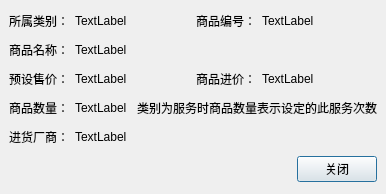
<ui version="4.0" >
 <author></author>
 <comment></comment>
 <exportmacro></exportmacro>
 <class>GoodsViewDialog</class>
 <widget class="QDialog" name="GoodsViewDialog" >
  <property name="geometry" >
   <rect>
    <x>0</x>
    <y>0</y>
    <width>386</width>
    <height>194</height>
   </rect>
  </property>
  <property name="windowTitle" >
   <string>查看商品信息</string>
  </property>
  <layout class="QVBoxLayout" >
   <property name="margin" >
    <number>9</number>
   </property>
   <property name="spacing" >
    <number>6</number>
   </property>
   <item>
    <layout class="QHBoxLayout" >
     <property name="margin" >
      <number>0</number>
     </property>
     <property name="spacing" >
      <number>6</number>
     </property>
     <item>
      <widget class="QLabel" name="label" >
       <property name="sizePolicy" >
        <sizepolicy>
         <hsizetype>0</hsizetype>
         <vsizetype>5</vsizetype>
         <horstretch>0</horstretch>
         <verstretch>0</verstretch>
        </sizepolicy>
       </property>
       <property name="text" >
        <string>所属类别：</string>
       </property>
      </widget>
     </item>
     <item>
      <widget class="QLabel" name="labelIsServices" >
       <property name="text" >
        <string>TextLabel</string>
       </property>
      </widget>
     </item>
     <item>
      <widget class="QLabel" name="label_3" >
       <property name="sizePolicy" >
        <sizepolicy>
         <hsizetype>0</hsizetype>
         <vsizetype>5</vsizetype>
         <horstretch>0</horstretch>
         <verstretch>0</verstretch>
        </sizepolicy>
       </property>
       <property name="text" >
        <string>商品编号：</string>
       </property>
      </widget>
     </item>
     <item>
      <widget class="QLabel" name="labelGoodsNo" >
       <property name="text" >
        <string>TextLabel</string>
       </property>
      </widget>
     </item>
    </layout>
   </item>
   <item>
    <layout class="QHBoxLayout" >
     <property name="margin" >
      <number>0</number>
     </property>
     <property name="spacing" >
      <number>6</number>
     </property>
     <item>
      <widget class="QLabel" name="label_5" >
       <property name="sizePolicy" >
        <sizepolicy>
         <hsizetype>0</hsizetype>
         <vsizetype>5</vsizetype>
         <horstretch>0</horstretch>
         <verstretch>0</verstretch>
        </sizepolicy>
       </property>
       <property name="text" >
        <string>商品名称：</string>
       </property>
      </widget>
     </item>
     <item>
      <widget class="QLabel" name="labelGoodsName" >
       <property name="text" >
        <string>TextLabel</string>
       </property>
      </widget>
     </item>
    </layout>
   </item>
   <item>
    <layout class="QHBoxLayout" >
     <property name="margin" >
      <number>0</number>
     </property>
     <property name="spacing" >
      <number>6</number>
     </property>
     <item>
      <widget class="QLabel" name="label_7" >
       <property name="sizePolicy" >
        <sizepolicy>
         <hsizetype>0</hsizetype>
         <vsizetype>5</vsizetype>
         <horstretch>0</horstretch>
         <verstretch>0</verstretch>
        </sizepolicy>
       </property>
       <property name="text" >
        <string>预设售价：</string>
       </property>
      </widget>
     </item>
     <item>
      <widget class="QLabel" name="labelSellPrice" >
       <property name="text" >
        <string>TextLabel</string>
       </property>
      </widget>
     </item>
     <item>
      <widget class="QLabel" name="label_9" >
       <property name="sizePolicy" >
        <sizepolicy>
         <hsizetype>0</hsizetype>
         <vsizetype>5</vsizetype>
         <horstretch>0</horstretch>
         <verstretch>0</verstretch>
        </sizepolicy>
       </property>
       <property name="text" >
        <string>商品进价：</string>
       </property>
      </widget>
     </item>
     <item>
      <widget class="QLabel" name="labelInPrice" >
       <property name="text" >
        <string>TextLabel</string>
       </property>
      </widget>
     </item>
    </layout>
   </item>
   <item>
    <layout class="QHBoxLayout" >
     <property name="margin" >
      <number>0</number>
     </property>
     <property name="spacing" >
      <number>6</number>
     </property>
     <item>
      <widget class="QLabel" name="label_11" >
       <property name="sizePolicy" >
        <sizepolicy>
         <hsizetype>0</hsizetype>
         <vsizetype>5</vsizetype>
         <horstretch>0</horstretch>
         <verstretch>0</verstretch>
        </sizepolicy>
       </property>
       <property name="text" >
        <string>商品数量：</string>
       </property>
      </widget>
     </item>
     <item>
      <widget class="QLabel" name="labelGoodsNum" >
       <property name="text" >
        <string>TextLabel</string>
       </property>
      </widget>
     </item>
     <item>
      <widget class="QLabel" name="label_13" >
       <property name="text" >
        <string>类别为服务时商品数量表示设定的此服务次数</string>
       </property>
      </widget>
     </item>
    </layout>
   </item>
   <item>
    <layout class="QHBoxLayout" >
     <property name="margin" >
      <number>0</number>
     </property>
     <property name="spacing" >
      <number>6</number>
     </property>
     <item>
      <widget class="QLabel" name="label_14" >
       <property name="sizePolicy" >
        <sizepolicy>
         <hsizetype>0</hsizetype>
         <vsizetype>5</vsizetype>
         <horstretch>0</horstretch>
         <verstretch>0</verstretch>
        </sizepolicy>
       </property>
       <property name="text" >
        <string>进货厂商：</string>
       </property>
      </widget>
     </item>
     <item>
      <widget class="QLabel" name="labelManufacturer" >
       <property name="text" >
        <string>TextLabel</string>
       </property>
      </widget>
     </item>
    </layout>
   </item>
   <item>
    <layout class="QHBoxLayout" >
     <property name="margin" >
      <number>0</number>
     </property>
     <property name="spacing" >
      <number>6</number>
     </property>
     <item>
      <spacer>
       <property name="orientation" >
        <enum>Qt::Horizontal</enum>
       </property>
       <property name="sizeHint" >
        <size>
         <width>131</width>
         <height>31</height>
        </size>
       </property>
      </spacer>
     </item>
     <item>
      <widget class="QPushButton" name="okButton" >
       <property name="text" >
        <string>关闭</string>
       </property>
      </widget>
     </item>
    </layout>
   </item>
  </layout>
 </widget>
 <pixmapfunction></pixmapfunction>
 <resources/>
 <connections>
  <connection>
   <sender>okButton</sender>
   <signal>clicked()</signal>
   <receiver>GoodsViewDialog</receiver>
   <slot>accept()</slot>
   <hints>
    <hint type="sourcelabel" >
     <x>278</x>
     <y>253</y>
    </hint>
    <hint type="destinationlabel" >
     <x>96</x>
     <y>254</y>
    </hint>
   </hints>
  </connection>
 </connections>
</ui>
